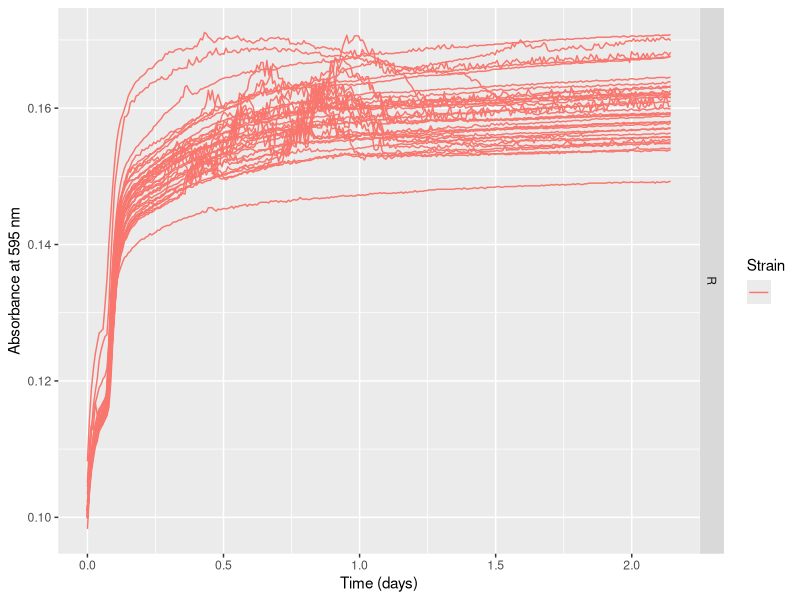
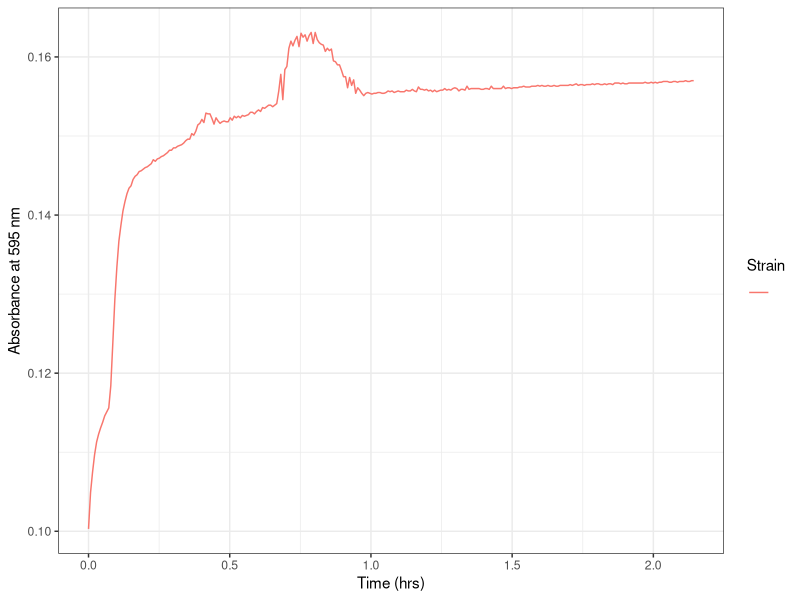
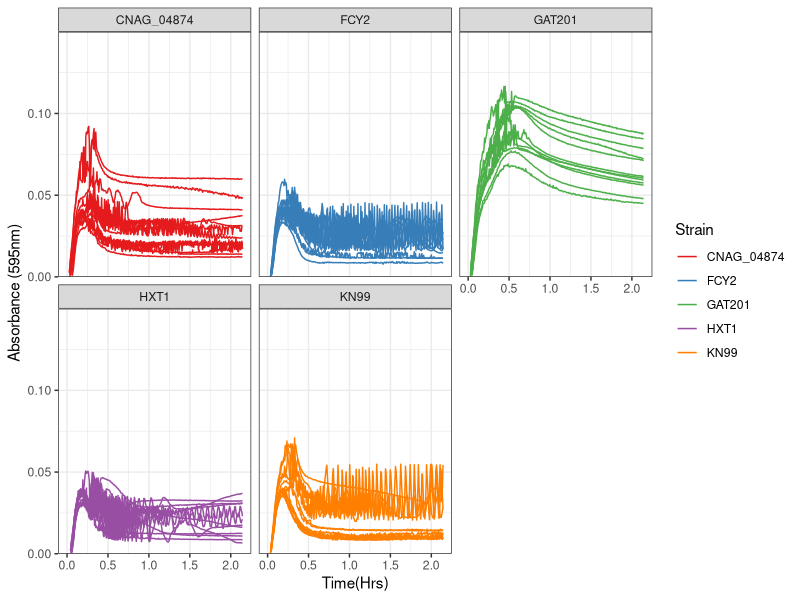
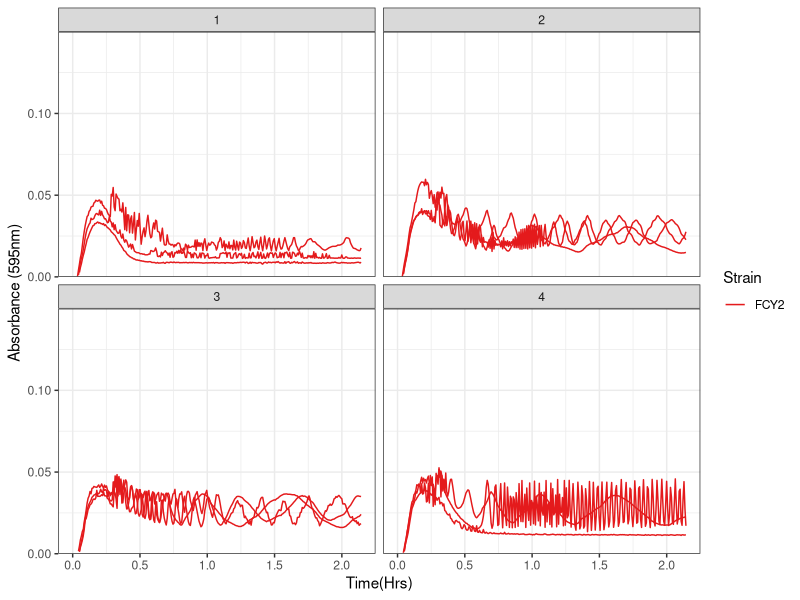
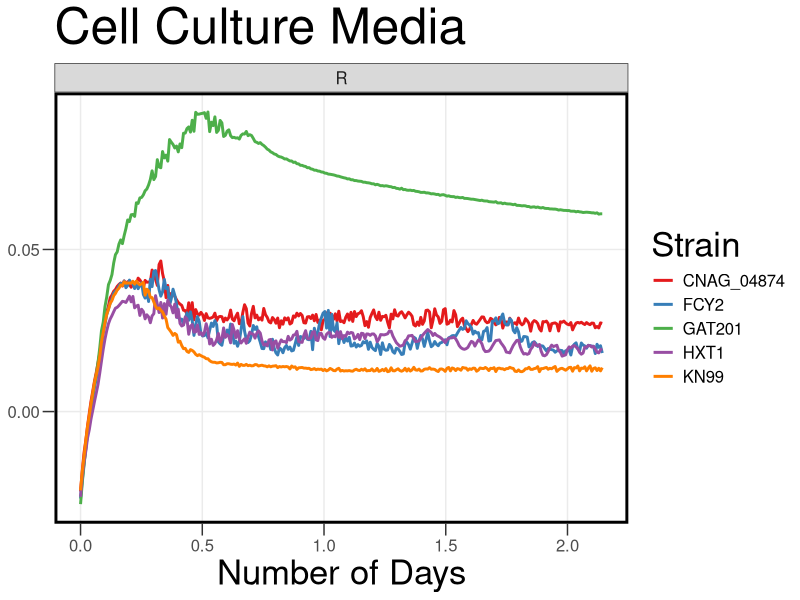
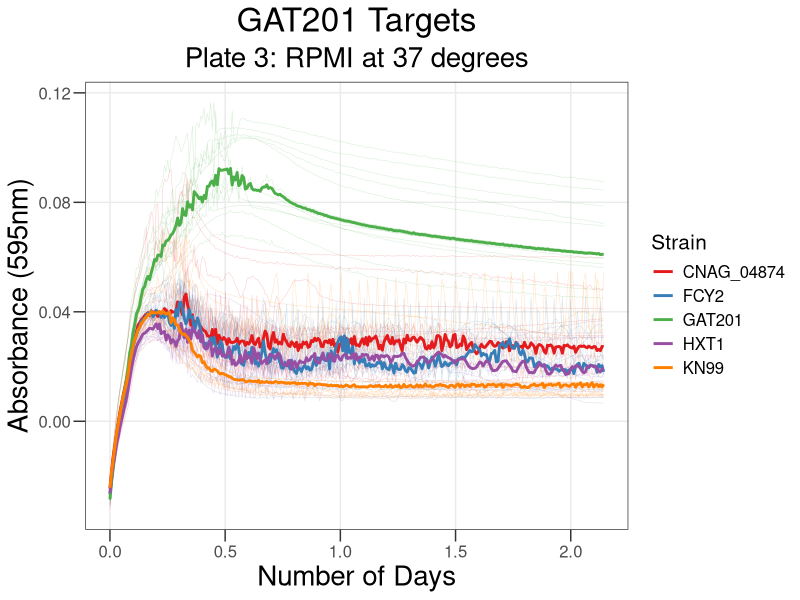
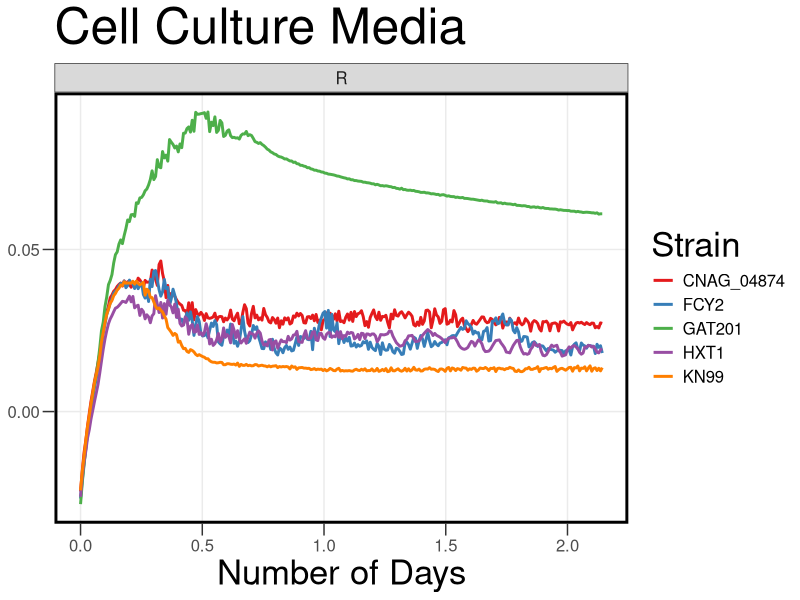
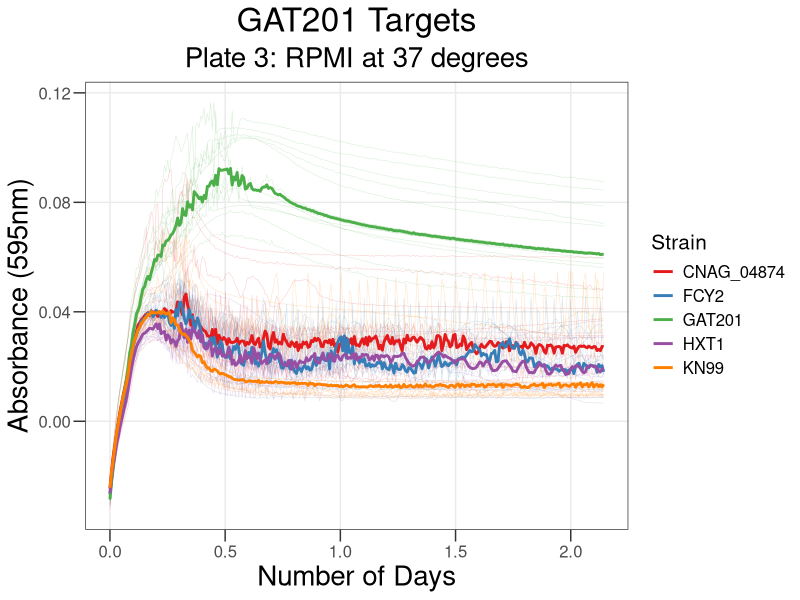

Generate these figures, in order, with R:
## ---- chunk 1
knitr::opts_chunk$set(echo = TRUE , warning=FALSE, message=FALSE)
## ---- chunk 2

library("reshape2")
library(dplyr)
library(ggplot2)
library(tidyverse)
library(rmarkdown)
library(cowplot)
library(yaml)
library(knitr)
## ---- chunk 3

rawdata <- read.csv("../Input/20230321_RPMI_Gat201Targets_Plate3_csv.csv")

## ---- chunk 4

 rawdata_day<-mutate(rawdata, Time = Time/86400)

## ---- chunk 5

reshaped <- melt(rawdata_day, id=c("Time", "Temp"), 
                              variable.name="Well",
                              value.name="OD595")

summary(reshaped)
## ---- chunk 6

platemap <- read.csv("../Input/20230321_RPMI_Gat201Targets_Plate3_setup.csv")
head(platemap, n=50)


## ---- chunk 7

annotated <- inner_join(reshaped, platemap, by="Well")
 
## ---- chunk 8

ggplot(data=filter(annotated,Strain==""),
           aes(x=Time, y=OD595, color=Strain, group = Well)) + 
       geom_line() + 
       facet_grid(Media ~ .) +
       labs(x="Time (days)", y="Absorbance at 595 nm")
## ---- chunk 9

ggplot(data=filter(annotated,Well=="H11"), 
       aes(x=Time, y=OD595, color=Strain, group = Well)) + 
 
       geom_line() + 
     theme_bw()+
     labs(x="Time (hrs)", y="Absorbance at 595 nm")

## ---- chunk 10

blank_OD_summary <- annotated %>%
  filter(Strain=="") %>%
  
    group_by(Media) %>%
  summarise(OD_median=median(OD595),
            OD_mean=mean(OD595),
            OD_max=max(OD595),
            OD_min=min(OD595))
print(blank_OD_summary)
## ---- chunk 11

normalisedOD <- annotated %>%
  left_join(blank_OD_summary, by="Media") %>%
  mutate(OD_corrected = OD595 - OD_median)

## ---- chunk 12

ggplot(data=normalisedOD %>%
                      filter(Strain != ""), 
                      aes(x=Time, y=OD_corrected, color=Strain, group = Well)) + 
       geom_line() + 
       scale_y_continuous(limits=c(0,0.15),expand=c(0,0))+
       facet_wrap(Strain ~ .)+
  
       labs(x = "Time(Hrs)",
            y = "Absorbance (595nm)") +
       theme(text = element_text(size = 20))+
       theme_bw()+
       scale_color_brewer(palette="Set1")
## ---- chunk 13

ggplot(data=normalisedOD %>%
                      filter(Strain == "FCY2"), 
                      aes(x=Time, y=OD_corrected, color=Strain, group = Well)) + 
       geom_line() + 
       scale_y_continuous(limits=c(0,0.15),expand=c(0,0))+
       facet_wrap(Biorep ~ .)+
  
       labs(x = "Time(Hrs)",
            y = "Absorbance (595nm)") +
       theme(text = element_text(size = 20))+
       theme_bw()+
       scale_color_brewer(palette="Set1")
## ---- chunk 14

ggplot(data=normalisedOD %>%
                     filter(Strain != ""), 
                      aes(x=Time, y=OD_corrected, color=Strain)) + 
       #geom_line(aes(group = Well), size = 0.2, alpha = 0.2) + 
       stat_summary(fun = "median", geom = "line", size = 1) +
       #scale_y_continuous(limits=c(0,0.5),expand=c(0,0), breaks = c(0, 0.05, 0.1)) +
  
       labs(x = "Number of Days",
            y = "Absorbance (595nm)",
            title = "Cell Culture Media") +
           facet_wrap(Media ~ .)+
       theme_bw() +
       theme(text = element_text(size = 15))+
       theme(axis.title = element_text(size = 25))+
       theme(axis.title.y=element_blank()) +
       theme(axis.ticks.length = unit(0.3, "cm"))+
       theme(title = element_text(size = 30))+
       theme(panel.grid.minor = element_blank())+
       theme(legend.title = element_text(size = 25))+
      theme(legend.background = element_rect(fill = "transparent", color=NA))+
  theme(legend.key = element_rect(fill = "transparent", color=NA))+
       theme (plot.background =  element_rect(fill = "transparent", color=NA), 
         panel.background = element_rect(fill = "transparent", color=NA),)+
      theme(panel.border = element_rect(linetype = "solid", colour = "black", size = 2))+
       scale_color_brewer(palette="Set1")
       
## ---- chunk 15

ggsave("../Results/AllSummary_PR3.png",width = 6.6,height=5)
## ---- chunk 16

ggplot(data=normalisedOD %>%
                     filter(Strain != ""), 
                      aes(x=Time, y=OD_corrected, color=Strain)) + 
       geom_line(aes(group = Well), size = 0.2, alpha = 0.2) + 
       stat_summary(fun = "median", geom = "line", size = 1) +
       #scale_y_continuous(limits=c(0,0.5),expand=c(0,0), breaks = c(0, 0.05, 0.1)) +
   
       labs(x = "Number of Days",
            y = "Absorbance (595nm)",
            title = "GAT201 Targets", subtitle = "Plate 3: RPMI at 37 degrees") +
 
       theme_bw() +
       theme(text = element_text(size = 15))+
       theme(axis.title = element_text(size = 20)) +
  theme(axis.ticks.length = unit(0.3, "cm"))+
       theme(title = element_text(size = 20))+
    
       theme(legend.title = element_text(size = 15))+
  theme(panel.grid.minor = element_blank())+
   theme(plot.title = element_text(hjust = 0.5), plot.subtitle = element_text(hjust = 0.5) )+
  
       scale_color_brewer(palette="Set1")
## ---- chunk 17

ggsave("../Results/StatSummaryPlate3.png",width = 6.6,height=5)
